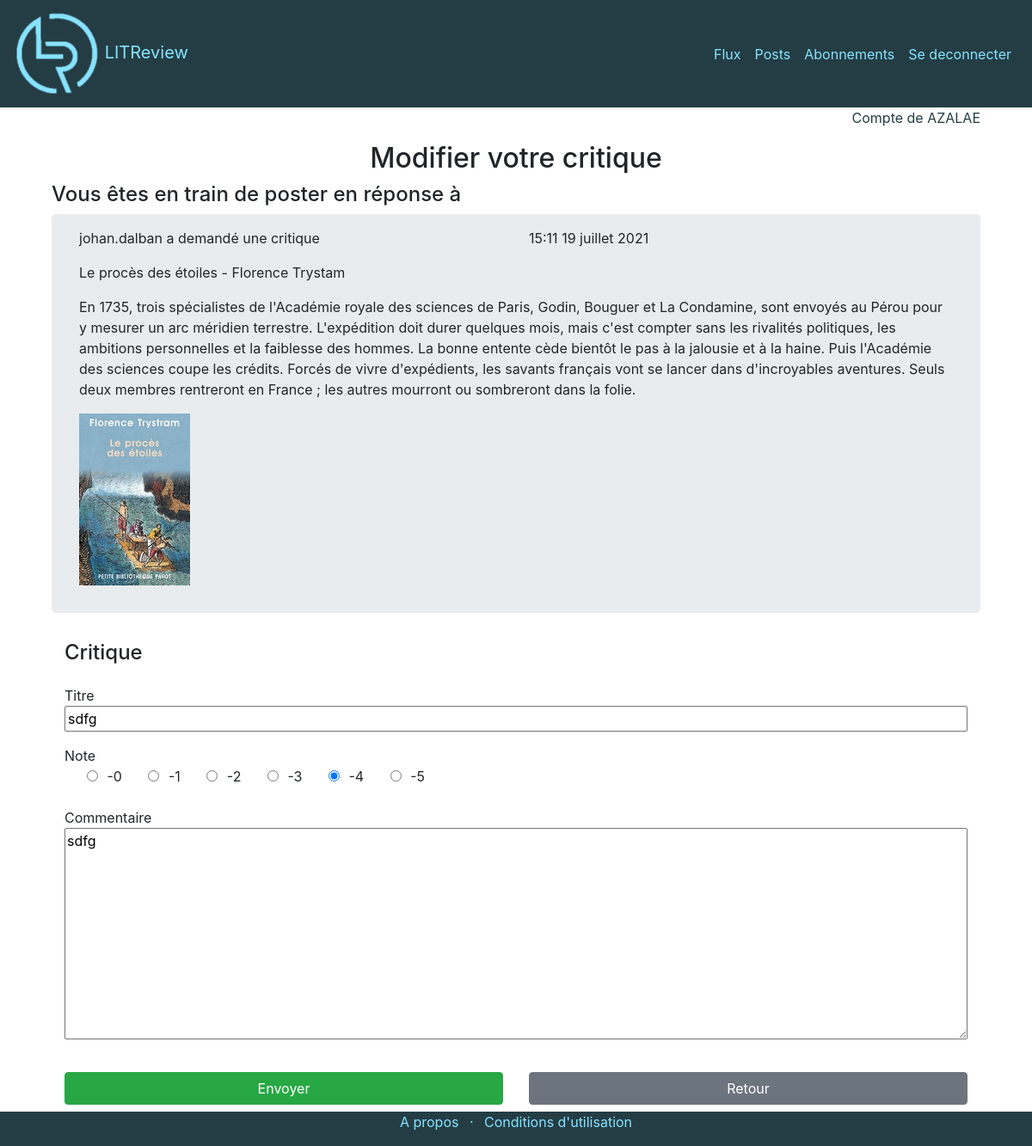
Screenshot of /review/15/modify/ (signed in) with the database file from the repository.
### account/models.py (models this page shows)
class User(AbstractUser):
    @property
    def upper_name(self):
        return self.username.upper()

### library/models.py (models this page shows, shortened)
class Review(models.Model):
    RATING_CHOICES = [
        (0, '0'),
        (1, '1'),
        (2, '2'),
        (3, '3'),
        (4, '4'),
        (5, '5')]
    ticket = models.ForeignKey(
        to=Ticket,
        on_delete=models.CASCADE,
        help_text=_("Each review is related to Ticket describing a book or an\
            article.If the related ticket is deleted, the review is deleted."),
        related_name='ticket')
    rating = models.PositiveSmallIntegerField(
        validators=[MinValueValidator(0), MaxValueValidator(5)],
        choices=RATING_CHOICES,
        help_text=_("Each review has rating wich is an integer number between\
            0 and 5."))
    headline = models.CharField(
        max_length=128,
        help_text=_("The headline can't be blank. Headline max length 128."))
    body = models.TextField(
        max_length=8192,
        blank=True,
        help_text=_("The body can be blank. Body max length is 8192."))
    user = models.ForeignKey(
        to=settings.AUTH_USER_MODEL,
        on_delete=models.CASCADE,
        help_text=_(""),
        related_name='user')
    datetime_created = models.DateTimeField(
        auto_now_add=True,
        help_text=_("Each review is related tu a user. If the user is deleted,\
            the review is deleted."))
    objects = ReviewManager()
    class Meta:
        ordering = ('-datetime_created',)

class Ticket(models.Model):
    title = models.CharField(
        max_length=128,
        help_text=_("Each ticket has a title wich is book title and author"))
    description = models.TextField(
        max_length=2048,
        blank=True,
        help_text=_("Each ticket has a description.\
            It can describe the book and-or can request for information\
            on this book."))
    user = models.ForeignKey(
        to=settings.AUTH_USER_MODEL,
        on_delete=models.CASCADE,
        help_text=_("Each ticket has been created by one user.\
            If the user is deleted, the ticket is deleted."))
    image = models.ImageField(
        null=True,
        blank=True,
        help_text=_("Each ticket can have an image. It can be blank."),
        upload_to='library')
    datetime_created = models.DateTimeField(
        auto_now_add=True,
        help_text=_("ticket creation date is automatically filled in."))
    related_review = models.BooleanField(
        default=False,
        help_text="True if at least one review exists for this ticket")
    related_review_user = models.CharField(
        max_length=128,
        blank=True,
        help_text=_("user who has created a review for this ticket"))
    objects = TicketManager()
    class Meta:
        ordering = ('-datetime_created',)

### library/views.py (the view)
@login_required(login_url='/')
def post_modification_review(request, review_id) -> HttpResponse:
    review = Review.objects.get(id=review_id)
    if review.user != request.user:
        return HttpResponse(
            "Vous ne pouvez modifier une critique dont " +
            "vous n'êtes pas l'auteur.<a href='../../../posts/'>Retour</a>")
    if request.method == "POST":
        form = ReviewForm(request.POST, instance=review)
        if form.is_valid():
            instance = form.save(commit=False)
            instance.save()
            return redirect('library:posts')
        else:
            return HttpResponse("Formulaire invalide")
    else:
        data = {
            'headline': review.headline,
            'body': review.body,
            'rating': review.rating
        }
        form = ReviewForm(data)
    context = {"form": form, "review": review}
    return render(request, 'library/modify_review.html', context=context)

### library/forms.py
class ReviewForm(forms.ModelForm):
    class Meta:
        model = Review
        fields = ['headline',
                  'body',
                  'rating']
        widgets = {
            'rating': RadioSelect(attrs={
                'class': ' form-check form-check-inline'}),
        }

### templates/library/modify_review.html (shortened to what this page needs)
{% extends 'base.html' %}
{% block content %}
<div class="row">
    <div class="col text-center">
        <h2>Modifier votre critique</h2>
    </div>
</div>
{% if user.is_authenticated %}
<div class="container">
    <h4>Vous êtes en train de poster en réponse à</h4>
        <div class='container jumbotron pt-3 pb-3'>
            <div class="row">
                <div class="col">
                    {% if user.get_username == review.ticket.user.username %}
                        <p>Vous avez
                    {% else %}
                        <p>{{ review.ticket.user.username }} a
                    {% endif %}
                        demandé une critique </p>
                </div>
                <div class="col">
                    {{ review.ticket.datetime_created|time:"H:i" }} {{ review.ticket.datetime_created|date:"d F Y" }}
                </div>
            </div>
            <div class="row">
                <div class="col">
                    <p>{{review.ticket.title}}</p>
                    <p>{{review.ticket.description}}</p>
                    {% if review.ticket.image %}
                    <p class="ticket"><img src="{{ review.ticket.image.url }}" alt="{{ review.ticket.title }}"></img></p>
                    {% endif %}
                </div>
            </div>
        </div>
<div class="container">
    <div class="row">
        <div class="col">
            <h4>Critique</h4>
        </div>
    </div>
    <form method="post">
    <div class="row">
        <div class="col form-group">
            <div class="form-group ">
                Titre {{ form.headline.errors }}<br>
                {{ form.headline }}
            </div>
            <div class="form-group">
                Note <br>
                {% for radio in form.rating %}
                    {% if radio.choice_label >= '0' %}
                        <label for="{{ radio.id_for_label }}">
                        <span class="radio">{{ radio.tag }}</span> -{{ radio.choice_label }}
                        </label>
                    {% endif %}
                {% endfor %}
            </div>
            <div class="form-group ">
                Commentaire  {{ form.body.errors }}<br>
                {{ form.body }}
            </div>
        </div>
    </div>
            <div class="row text-right">
                <div class="col">
                    <input class="btn btn-success" type="submit" value="Envoyer">
                </div>
                <div class="col">
                    <a class="btn btn-secondary btn-block" href="{% url 'library:posts' %}" role="button">Retour</a>
                </div>
            </div>
    </form>
{% endif %}
{% endblock %}

### templates/base.html (shortened to what this page needs)
<!DOCTYPE html>
{% load static %}
<html>
    <head>
        <link rel="stylesheet" href="https://stackpath.bootstrapcdn.com/bootstrap/4.3.1/css/bootstrap.min.css">
        <link rel="stylesheet" href="https://cdn.jsdelivr.net/npm/bootstrap-icons@1.5.0/font/bootstrap-icons.css">
        <link rel="stylesheet" type="text/css" href="{% static 'css/style.css' %}">
    </head>
    <body>
        <header class="first-bg-dark sticky-top">
            <div class="container-fluid">
                <div class="row">
                    <nav class="col navbar navbar-expand-lg">
                        <a  class="navbar-brand" href="{% url 'account:login' %}">
                            <img id="logo" src="{% static 'images/logo-lg.png' %}" alt="logo"> </img>
                            <hL class="first-txt-light">LITReview</h1>
                        </a>
                        <div id="navbarContent" class="collapse navbar-collapse d-flex-lg justify-content-end">
                            <ul class="navbar-nav  text-right">
                                <li class="nav-item">
                                    <a class="nav-link first-txt-light" href="{% url 'library:flow' %}">Flux</a>
                                </li>
                                <li class="nav-item">
                                    <a class="nav-link first-txt-light" href="{% url 'library:posts' %}">Posts</a>
                                </li>
                                <li class="nav-item">
                                    <a class="nav-link first-txt-light" href="{% url 'library:following' %}">Abonnements</a>
                                </li>
                                    <a class="nav-link first-txt-light" href="{% url 'account:logout' %}">Se deconnecter</a>
                            </ul>
                        </div>
                    </nav>
                </div>
            </div>
        </header>
        <div class="container min-vh-100 mb-5">
            <div class="container">
                <div class="row">
                    <div class="col">
                        {% if user.is_authenticated %}
                        <p  class="text-right first-txt-dark">Compte de {{ user.upper_name }}</p>
                        {% endif %}
                    </div>
                </div>
            </div>
            {% block content %}
            {% endblock %}
        </div>
        <footer class="first-bg-dark fixed-bottom">
            <div class="container-fluid">
                <div class="row">
                    <div class="col">
                        <ul class="list-inline text-center second-txt-light">
                            <li class="list-inline-item">A propos</li>
                            <li class="list-inline-item">&middot;</li>
                            <li class="list-inline-item">Conditions d'utilisation</li>
                        </ul>
                    </div>
                </div>
            </div>
        </footer>
    </body>
</html>

### static/css/style.css (style rules this page uses)
input, textarea { width: 100%; }
.ticket img { max-width: 300px; max-height: 300px; height: auto; width: auto; }
.radio { display:inline-block; margin-left: 20px; }
#logo { width: 100px; height: auto; transition: width 0.8s ease-out; will-change: width; }
.first-txt-light { color: rgb(135, 227, 255); transition: font-size 0.5s ease-out; }
.first-bg-dark { background-color: rgb(36, 61, 68); }
.first-txt-dark { color: rgb(36, 61, 68); }
.second-txt-light { color: rgb(135, 227, 255); }

### rows the page displays
User: upper_name "AZALAE"
Review: ticket.user.username "johan.dalban", ticket.datetime_created "15:11", ticket.datetime_created "19 juillet 2021", ticket "Le procès des étoiles - Florence Trystam", ticket.description "En 1735, trois spécialistes de l'Académie royale des sciences de Paris, Godin, Bouguer et La Condamine, sont envoyés au Pérou pour y mesurer un arc méridien terrestre. L'expédition doit durer quelques mois, mais c'est compter sans les rivalités politiques, les ambitions personnelles et la faiblesse des hommes. La bonne entente cède bientôt le pas à la jalousie et à la haine. Puis l'Académie des sciences coupe les crédits. Forcés de vivre d'expédients, les savants français vont se lancer dans d'incroyables aventures. Seuls deux membres rentreront en France ; les autres mourront ou sombreront dans la folie.", ticket.image (picture), headline "sdfg", body "sdfg"

### other values shown
{{ radio.choice_label }} "0" "1" "2" "3" "4" "5"
